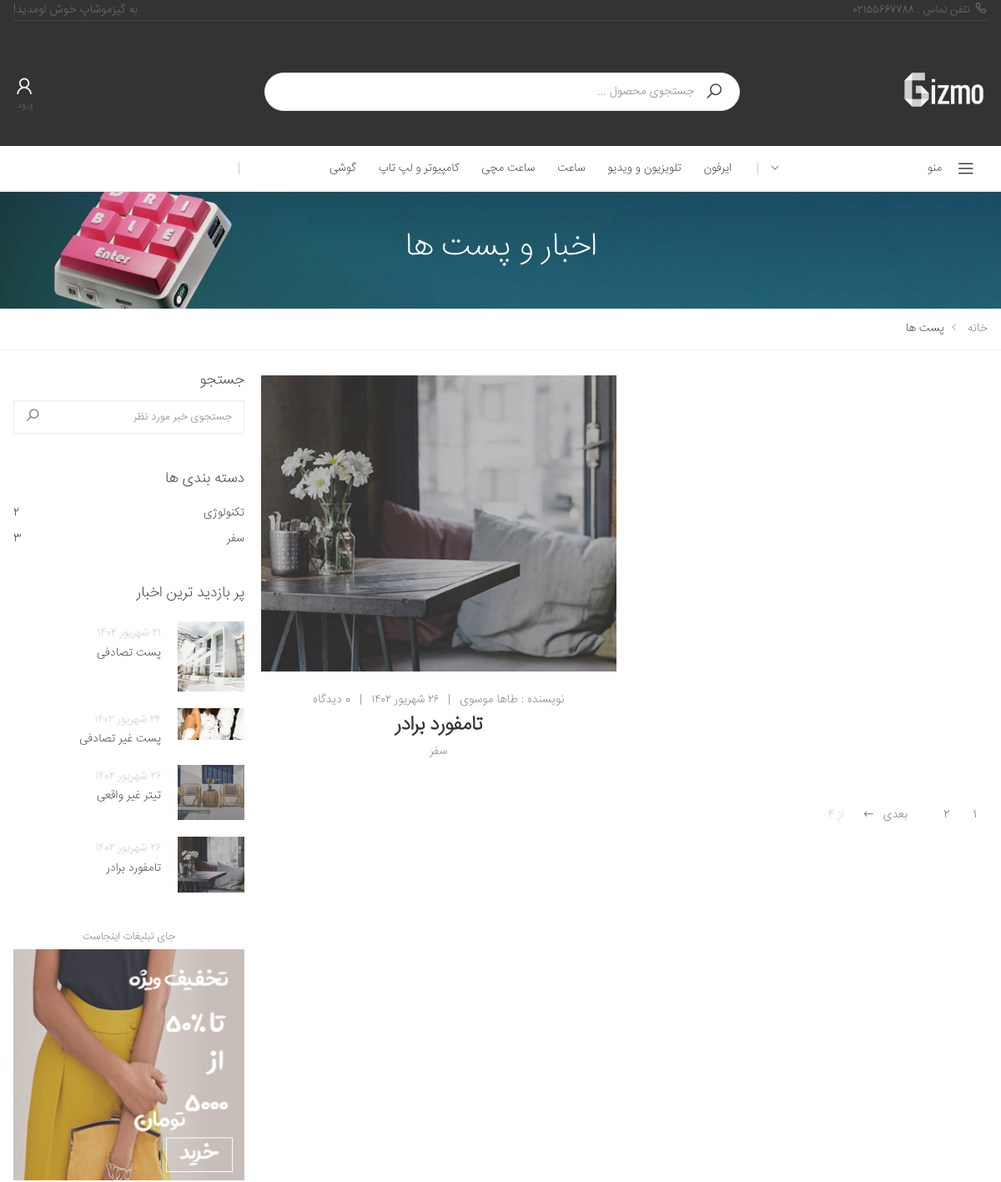
The page /blog/ (upper part) on the database as committed earlier.
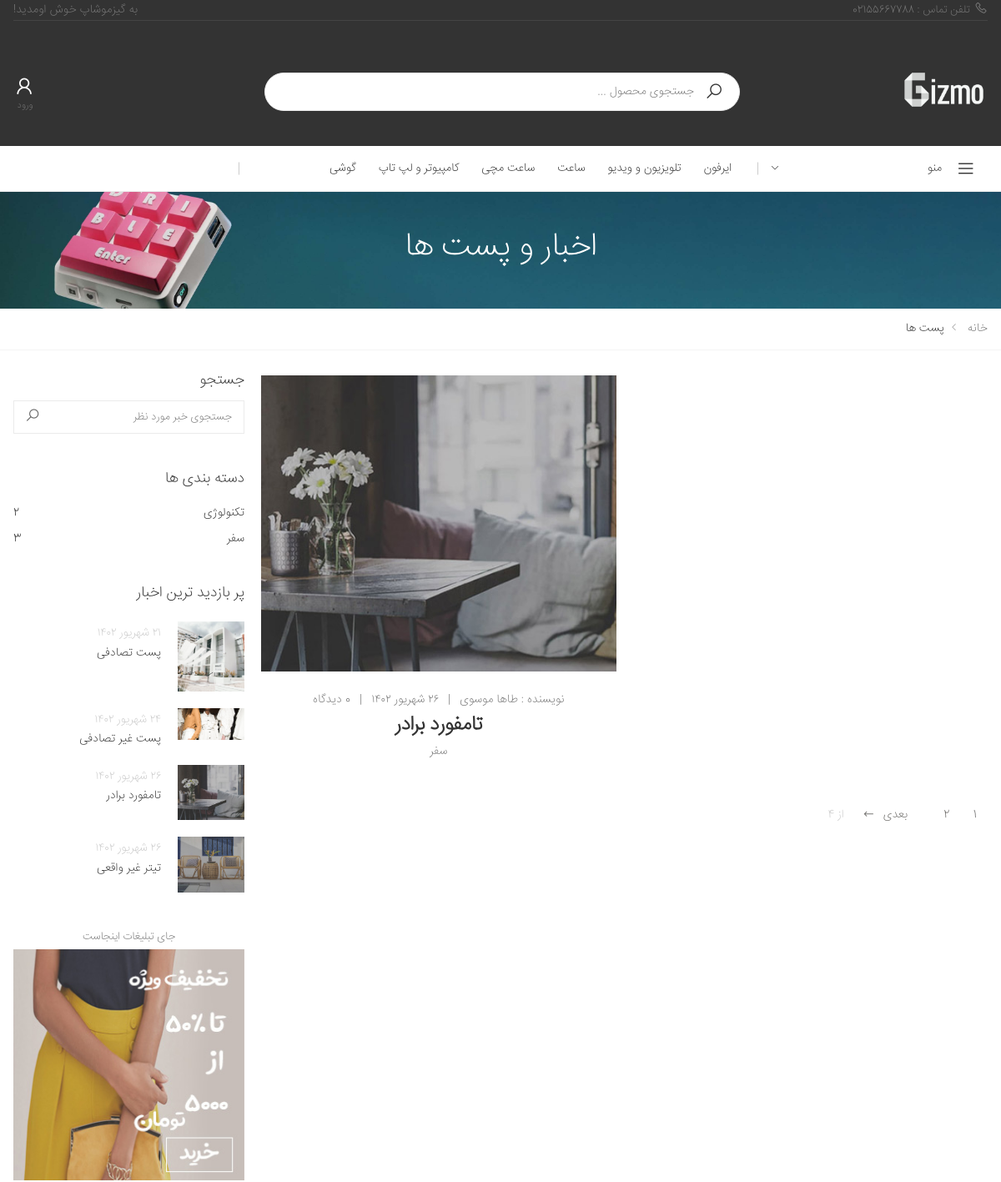
The same page on the database as committed later.
### stuff/models.py (models this page shows, shortened)
class Category(models.Model):
    sub_category = models.ForeignKey('self',on_delete=models.CASCADE, related_name='scategory',null=True,blank=True)
    is_sub = models.BooleanField(default=False)
    name = models.CharField(max_length=200)
    slug = models.SlugField(max_length=200,unique=True)
    class Meta:
        ordering = ('name',)
        verbose_name = 'category'
        verbose_name_plural = 'categories'
    def get_absolute_url(self):
        return reverse('stuff:category_detail',args=[self.id,1])

### blog/models.py (models this page shows, shortened)
class Post(models.Model):
    status_ch = (
        ('p' , "انتشار یافته"),
        ('d', "پیش نویس"),
        ('i', "در انتظار انتشار"),
        ('b',"برگشت داده شده"),
    )
    title = models.CharField(max_length=50,verbose_name="تیتر")
    text = models.TextField(verbose_name="متن")
    Author = models.ForeignKey(User,on_delete=models.CASCADE,related_name="posts",verbose_name="نویسنده")
    Cover = models.ImageField(upload_to="images",null=True,blank=True,verbose_name="تصویر")
    drafted = models.DateTimeField(auto_now_add=True,verbose_name="تاریخ پیش نویس")
    publish = models.DateTimeField(default=timezone.now,verbose_name="تاریخ انتشار")
    update = models.DateTimeField(auto_now=True,verbose_name="تاریخ آپدیت")
    slug = models.SlugField(max_length=40, unique = True,verbose_name="آدرس")
    status = models.CharField(max_length=1,choices = status_ch,verbose_name="وضعیت")
    Category = models.ManyToManyField(Category,related_name = "posts",verbose_name="دسته بندی")
    views = models.PositiveIntegerField(default=0, verbose_name="تعداد بازدید")
    is_for_landing = models.BooleanField(default=False)
    objects = PostManager()
    def get_absolute_url(self):
        return reverse("blog:post",args=[self.slug])
    def shamsi_date(self):
        return jalali_converter(self.publish)
    shamsi_date.short_description = "publish"
    def get_comments(self):
        comments = self.comments.all()
        return comments
    @staticmethod
    def get_popular_posts():
        popular_posts = Post.objects.order_by('-views')[:5]
        return popular_posts

class Category(models.Model):
    status_ch = (
        ('a' , "Active"),
        ('d', "Deactive"),
    )
    title = models.CharField(max_length=50,verbose_name="تیتر")
    slug = models.SlugField(max_length=40, unique = True,verbose_name="آدرس")
    Cover = models.ImageField(upload_to="images",null=True,blank=True,verbose_name="تصویر")
    status = models.CharField(max_length=1,choices = status_ch,verbose_name="وضعیت")
    objects = CategoryManager()
    def __str__(self):
        return self.title
    def get_absolute_url(self):
        return reverse("blog:category_posts",args=[self.slug,1])
    def count_posts(self):
        return self.posts.all().count()

### accounts/models.py (models this page shows, shortened)
class User(AbstractBaseUser):
    phoneNumber = models.CharField(unique=True, max_length=11)
    full_name = models.CharField(max_length=100, null=True, blank=True)
    is_admin = models.BooleanField(default=False)
    is_active = models.BooleanField(default=True)
    email = models.EmailField(unique=True)
    profile = models.OneToOneField(ProfileUser,on_delete=models.SET_NULL,blank=True,null=True,related_name="user")
    can_change_password = models.BooleanField(default=False)
    code = models.IntegerField(blank=True,null=True)
    wishlist = models.ManyToManyField(Product,blank=True,related_name ="wishlist")
    informing = models.ManyToManyField(Product,blank=True,related_name ="informing")
    USERNAME_FIELD = 'phoneNumber'
    objects = MyUserManager()
    def blog_posts(self):
        return reverse("blog:author_posts",args=[1,self.id])

### blog/views.py (the view)
# urls.py: path('',post_list,name="home_blog"),
def post_list(request,page=1):
    queryset = Post.objects.published()[::-1]
    paginator = Paginator(queryset, pagination_amount)
    posts = paginator.get_page(page)
    publicitar_banner = publicitar.objects.all()[::-1][0]
    Info = InformationsForTemplate(request)
    Info.update({'posts':posts,'categories':Category.objects.all(),'views_post':Post.get_popular_posts(),'paginator':paginator,'publicitar':publicitar_banner})
    return render(request,"blog/post_list.html",Info)

### blog/managers.py (called while the page is built)
    def published(self):
        return self.filter(status = "p")

### blog/models.py (called while the page is built)
    def get_absolute_url(self):
        return reverse(f"{self.main_link}:{self.out_link}",args=self.arg)

### cart/cart.py (called while the page is built)
    def get_count(self):
        return sum(1 for item in self.cart.values())

### facades/jalali.py (called while the page is built)
    def persian_tuple(self):
        return self.persian_year, self.persian_month, self.persian_day

### facades/utils.py (called while the page is built)
def jalali_create(time):
    jmonth = ["فرودین","اردیبهشت","خرداد","تیر","مرداد","شهریور","مهر","آبان","آذر","دی","بهمن","اسفند"]
    time_to_str = "{},{},{}".format(time.year,time.month,time.day)
    time_to_tuple = jalali.Gregorian(time_to_str).persian_tuple()
    time_to_list = list(time_to_tuple)
    for index,month in enumerate(jmonth):
        if time_to_list[1] == index+1:
            time_to_list[1] = month
            break
    return time_to_list

def jalali_converter(time):
    time_to_list = jalali_create(time)
    output = "{} {} {}".format(
    time_to_list[2],
    time_to_list[1],
    time_to_list[0],
    )
    return persion_converter_number(output)

### blog/templates/blog/Post_List.html (shortened to what the changed rows need)
{% extends 'facades/base.html' %}
{% load static %}
{% block css %}{% include 'facades/parts/css.html' %}{% endblock %}
{% block main %}
<main class="main">
            <div class="page-header text-center" style="background-image: url({% static 'facades/images/banners/FAQBanner2.jpg' %})">
                <div class="container">
                    <h1 class="page-title" style="color:#fff">اخبار و پست ها</h1>
                </div>
            </div>
            <div class="page-content">
                <div class="container">
                    <div class="row">
                        <div class="col-lg-9">
                            <div class="entry-container max-col-2">
                                {% for post in posts %}
                                <div class="entry-item col-sm-6">
                                    <article class="entry entry-grid text-center">
                                        <figure class="entry-media">
                                            <a href="{{post.get_absolute_url}}">
                                                <img src="{{post.Cover.url}}" alt="توضیحات عکس">
                                            </a>
                                        </figure>
                                        <div class="entry-body">
                                            <div class="entry-meta">
                                                <span class="entry-author">
                                                    نویسنده : <a href="{{post.Author.blog_posts}}">{{post.Author.full_name}}</a>
                                                </span>
                                                <span class="meta-separator">|</span>
                                                <a>{{post.shamsi_date}}</a>
                                                <span class="meta-separator">|</span>
                                                <a>{{post.get_comments.count}} دیدگاه</a>
                                            </div>
                                            <h2 class="entry-title text-center">
                                                <a href="{{post.get_absolute_url}}">{{post.title}}</a>
                                            </h2>
                                            <div class="entry-cats text-center">
                                                {% for cat in post.Category.all %}
                                                    <a href="{{cat.get_absolute_url}}">{{cat}}</a>
                                                {% endfor %}
                                            </div>
                                        </div>
                                    </article>
                                </div>
                            {% endfor %}
                            </div>
                        </div>
                        <aside class="col-lg-3">
                            <div class="sidebar">
                                <div class="widget widget-cats">
                                    <ul>
                                        {% for cat in categories %}
                                        <li><a href="{{cat.get_absolute_url}}">{{cat}}<span>{{cat.count_posts}}</span></a></li>
                                        {% endfor %}
                                    </ul>
                                </div>
                                <div class="widget">
                                    <ul class="posts-list">
                                        {% for ps in views_post %}
                                        <li>
                                            <figure>
                                                <a href="{{ps.get_absolute_url}}">
                                                    <img src="{{ps.Cover.url}}" alt="post">
                                                </a>
                                            </figure>
                                            <div>
                                                <span>{{ps.shamsi_date}}</span>
                                                <h4><a href="{{ps.get_absolute_url}}">{{ps.title}}</a></h4>
                                            </div>
                                        </li>
                                        {% endfor %}
                                    </ul>
                                </div>
                            </div>
                        </aside>
                    </div>
                </div>
            </div>
        </main>
{% endblock %}

### facades/templates/facades/parts/black_header.html (shortened to what the changed rows need)
{% load static %}
<header class="header header-intro-clearance header-3">
    <div class="header-bottom sticky-header">
        <div class="container">
            <div class="header-center">
                <nav class="main-nav">
                    <ul class="menu sf-arrows">
                        {% for cat in allCategories %}
                        <li>
                            <a href="{{cat.get_absolute_url}}">{{cat.name}}</a>
                        </li>
                        {% endfor %}
                    </ul>
                </nav>
            </div>
        </div>
    </div>
</header>

Rows that differ between the two databases and show on the page:
changed Post "تامفورد برادر": moves up the list
